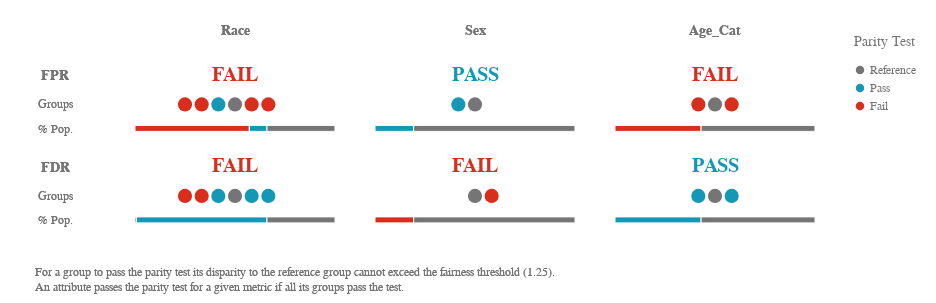

The notebook cell saved with this chart:
### Markdown cell above
# Aequitas Visualizations

### Code cell
ap.summary(bdf, metrics, fairness_threshold = disparity_tolerance)

### Figure 1 — Vega-Lite specification as saved in the notebook (floating-point values rounded to 4 significant figures)
{"config": {"view": {"continuousWidth": 400, "continuousHeight": 300, "strokeWidth": 0}, "legend": {"labelColor": "rgb(117,117,117)", "labelFont": "Arial", "labelFontSize": 12, "titleColor": "rgb(117,117,117)", "titleFont": "Arial", "titleFontSize": 14, "titleFontWeight": "normal", "titlePadding": 15}}, "vconcat": [{"hconcat": [{"vconcat": [{"mark": {"type": "text", "align": "center", "baseline": "middle", "color": "rgb(117,117,117)", "font": "Arial", "fontWeight": "bold", "size": 14}, "encoding": {"text": {"value": ""}}, "height": 32.25, "width": 80.0}, {"layer": [{"mark": {"type": "text", "align": "center", "baseline": "middle", "color": "rgb(117,117,117)", "font": "Arial", "fontWeight": "bold", "size": 14}, "encoding": {"text": {"value": "FPR"}, "y": {"type": "quantitative", "axis": {"domain": false, "grid": false, "labels": false, "ticks": false, "title": " "}, "field": "y_position", "scale": {"domain": [3, 1]}}}, "transform": [{"calculate": "1.2", "as": "y_position"}]}, {"mark": {"type": "text", "align": "center", "baseline": "middle", "color": "rgb(117,117,117)", "font": "Arial", "size": 12}, "encoding": {"text": {"value": "Groups"}, "y": {"type": "quantitative", "axis": {"domain": false, "grid": false, "labels": false, "ticks": false, "title": " "}, "field": "y_position", "scale": {"domain": [3, 1]}}}, "transform": [{"calculate": "2", "as": "y_position"}]}, {"mark": {"type": "text", "align": "center", "baseline": "middle", "color": "rgb(117,117,117)", "font": "Arial", "size": 12}, "encoding": {"text": {"value": "% Pop."}, "y": {"type": "quantitative", "axis": {"domain": false, "grid": false, "labels": false, "ticks": false, "title": " "}, "field": "y_position", "scale": {"domain": [3, 1]}}}, "transform": [{"calculate": "2.7", "as": "y_position"}]}], "height": 69.88, "width": 80.0}, {"layer": [{"mark": {"type": "text", "align": "center", "baseline": "middle", "color": "rgb(117,117,117)", "font": "Arial", "fontWeight": "bold", "size": 14}, "encoding": {"text": {"value": "FDR"}, "y": {"type": "quantitative", "axis": {"domain": false, "grid": false, "labels": false, "ticks": false, "title": " "}, "field": "y_position", "scale": {"domain": [3, 1]}}}, "transform": [{"calculate": "1.2", "as": "y_position"}]}, {"mark": {"type": "text", "align": "center", "baseline": "middle", "color": "rgb(117,117,117)", "font": "Arial", "size": 12}, "encoding": {"text": {"value": "Groups"}, "y": {"type": "quantitative", "axis": {"domain": false, "grid": false, "labels": false, "ticks": false, "title": " "}, "field": "y_position", "scale": {"domain": [3, 1]}}}, "transform": [{"calculate": "2", "as": "y_position"}]}, {"mark": {"type": "text", "align": "center", "baseline": "middle", "color": "rgb(117,117,117)", "font": "Arial", "size": 12}, "encoding": {"text": {"value": "% Pop."}, "y": {"type": "quantitative", "axis": {"domain": false, "grid": false, "labels": false, "ticks": false, "title": " "}, "field": "y_position", "scale": {"domain": [3, 1]}}}, "transform": [{"calculate": "2.7", "as": "y_position"}]}], "height": 69.88, "width": 80.0}], "bounds": "flush", "data": {"name": "data-79dd248bdaa0ea02c535240e8ad022c8"}, "spacing": 21.5}, {"hconcat": [{"vconcat": [{"data": {"name": "data-79dd248bdaa0ea02c535240e8ad022c8"}, "mark": {"type": "text", "align": "center", "baseline": "middle", "color": "rgb(117,117,117)", "font": "Arial", "fontWeight": "bold", "size": 14}, "encoding": {"text": {"value": "Race"}}, "height": 32.25, "width": 200.0}, {"layer": [{"data": {"name": "data-0648884f34076ca4404072fa7f837079"}, "mark": {"type": "text", "align": "center", "baseline": "middle", "font": "Arial", "fontWeight": "bold", "size": 20}, "encoding": {"color": {"type": "ordinal", "field": "parity_result", "legend": {"title": ""}, "scale": {"domain": ["Reference", "Pass", "Fail"], "range": ["rgb(117,117,117)", "rgb(20, 152, 181)", "rgb(217, 46, 28)"]}}, "text": {"value": "FAIL"}, "y": {"type": "quantitative", "axis": {"domain": false, "grid": false, "labels": false, "ticks": false, "title": " "}, "field": "y_position", "scale": {"domain": [3, 1]}}}, "transform": [{"calculate": "1", "as": "y_position"}]}, {"data": {"name": "data-e5c889fc3a7e6913d4b53ba1ab81db6e"}, "mark": {"type": "bar", "size": 6, "stroke": "white"}, "encoding": {"color": {"type": "ordinal", "field": "fpr_parity_result", "legend": {"padding": 20, "title": "Parity Test"}, "scale": {"domain": ["Reference", "Pass", "Fail"], "range": ["rgb(117,117,117)", "rgb(20, 152, 181)", "rgb(217, 46, 28)"]}}, "tooltip": [{"type": "nominal", "field": "fpr_parity_result", "title": "Parity"}, {"type": "nominal", "field": "tooltip_group_size", "title": "Size"}, {"type": "nominal", "field": "tooltip_groups_name_size", "title": "Groups"}], "x": {"type": "quantitative", "aggregate": "sum", "axis": {"domain": false, "grid": false, "labels": false, "ticks": false, "title": " "}, "field": "group_size", "stack": "normalize"}, "y": {"type": "quantitative", "axis": {"domain": false, "grid": false, "labels": false, "ticks": false, "title": " "}, "field": "y_position", "scale": {"domain": [3, 1]}}}, "transform": [{"calculate": "2.8", "as": "y_position"}]}, {"data": {"name": "data-2cba3c2e80ae48cf8c5008433f170832"}, "mark": {"type": "circle", "opacity": 1}, "encoding": {"color": {"type": "ordinal", "field": "fpr_parity_result", "legend": {"title": ""}, "scale": {"domain": ["Reference", "Pass", "Fail"], "range": ["rgb(117,117,117)", "rgb(20, 152, 181)", "rgb(217, 46, 28)"]}}, "size": {"value": 200}, "tooltip": [{"type": "nominal", "field": "attribute_value", "title": "Group"}, {"type": "nominal", "field": "tooltip_group_size", "title": "Group Size"}, {"type": "nominal", "field": "tooltip_parity_test_explanation_fpr", "title": "Parity Test"}, {"type": "nominal", "field": "tooltip_disparity_explanation_fpr", "title": "Disparity"}, {"type": "quantitative", "field": "fpr", "format": ".2f", "title": "FPR"}], "x": {"type": "quantitative", "axis": {"domain": false, "grid": false, "labels": false, "ticks": false, "title": " "}, "field": "fpr_disparity_rank", "scale": {"domain": [-6, 6], "nice": false}}, "y": {"type": "quantitative", "axis": {"domain": false, "grid": false, "labels": false, "ticks": false, "title": " "}, "field": "y_position", "scale": {"domain": [3, 1]}}}, "transform": [{"calculate": "2", "as": "y_position"}]}], "height": 69.88, "resolve": {"scale": {"x": "independent"}}, "width": 200.0}, {"layer": [{"data": {"name": "data-0648884f34076ca4404072fa7f837079"}, "mark": {"type": "text", "align": "center", "baseline": "middle", "font": "Arial", "fontWeight": "bold", "size": 20}, "encoding": {"color": {"type": "ordinal", "field": "parity_result", "legend": {"title": ""}, "scale": {"domain": ["Reference", "Pass", "Fail"], "range": ["rgb(117,117,117)", "rgb(20, 152, 181)", "rgb(217, 46, 28)"]}}, "text": {"value": "FAIL"}, "y": {"type": "quantitative", "axis": {"domain": false, "grid": false, "labels": false, "ticks": false, "title": " "}, "field": "y_position", "scale": {"domain": [3, 1]}}}, "transform": [{"calculate": "1", "as": "y_position"}]}, {"data": {"name": "data-044844bfbe0bddaeb30b6be75ec9e7f6"}, "mark": {"type": "bar", "size": 6, "stroke": "white"}, "encoding": {"color": {"type": "ordinal", "field": "fdr_parity_result", "legend": {"padding": 20, "title": "Parity Test"}, "scale": {"domain": ["Reference", "Pass", "Fail"], "range": ["rgb(117,117,117)", "rgb(20, 152, 181)", "rgb(217, 46, 28)"]}}, "tooltip": [{"type": "nominal", "field": "fdr_parity_result", "title": "Parity"}, {"type": "nominal", "field": "tooltip_group_size", "title": "Size"}, {"type": "nominal", "field": "tooltip_groups_name_size", "title": "Groups"}], "x": {"type": "quantitative", "aggregate": "sum", "axis": {"domain": false, "grid": false, "labels": false, "ticks": false, "title": " "}, "field": "group_size", "stack": "normalize"}, "y": {"type": "quantitative", "axis": {"domain": false, "grid": false, "labels": false, "ticks": false, "title": " "}, "field": "y_position", "scale": {"domain": [3, 1]}}}, "transform": [{"calculate": "2.8", "as": "y_position"}]}, {"data": {"name": "data-2cba3c2e80ae48cf8c5008433f170832"}, "mark": {"type": "circle", "opacity": 1}, "encoding": {"color": {"type": "ordinal", "field": "fdr_parity_result", "legend": {"title": ""}, "scale": {"domain": ["Reference", "Pass", "Fail"], "range": ["rgb(117,117,117)", "rgb(20, 152, 181)", "rgb(217, 46, 28)"]}}, "size": {"value": 200}, "tooltip": [{"type": "nominal", "field": "attribute_value", "title": "Group"}, {"type": "nominal", "field": "tooltip_group_size", "title": "Group Size"}, {"type": "nominal", "field": "tooltip_parity_test_explanation_fdr", "title": "Parity Test"}, {"type": "nominal", "field": "tooltip_disparity_explanation_fdr", "title": "Disparity"}, {"type": "quantitative", "field": "fdr", "format": ".2f", "title": "FDR"}], "x": {"type": "quantitative", "axis": {"domain": false, "grid": false, "labels": false, "ticks": false, "title": " "}, "field": "fdr_disparity_rank", "scale": {"domain": [-6, 6], "nice": false}}, "y": {"type": "quantitative", "axis": {"domain": false, "grid": false, "labels": false, "ticks": false, "title": " "}, "field": "y_position", "scale": {"domain": [3, 1]}}}, "transform": [{"calculate": "2", "as": "y_position"}]}], "height": 69.88, "resolve": {"scale": {"x": "independent"}}, "width": 200.0}], "bounds": "flush", "spacing": 21.5}, {"vconcat": [{"data": {"name": "data-79dd248bdaa0ea02c535240e8ad022c8"}, "mark": {"type": "text", "align": "center", "baseline": "middle", "color": "rgb(117,117,117)", "font": "Arial", "fontWeight": "bold", "size": 14}, "encoding": {"text": {"value": "Sex"}}, "height": 32.25, "width": 200.0}, {"layer": [{"data": {"name": "data-126d4ae515fac080ab56453e43289c66"}, "mark": {"type": "text", "align": "center", "baseline": "middle", "font": "Arial", "fontWeight": "bold", "size": 20}, "encoding": {"color": {"type": "ordinal", "field": "parity_result", "legend": {"title": ""}, "scale": {"domain": ["Reference", "Pass", "Fail"], "range": ["rgb(117,117,117)", "rgb(20, 152, 181)", "rgb(217, 46, 28)"]}}, "text": {"value": "PASS"}, "y": {"type": "quantitative", "axis": {"domain": false, "grid": false, "labels": false, "ticks": false, "title": " "}, "field": "y_position", "scale": {"domain": [3, 1]}}}, "transform": [{"calculate": "1", "as": "y_position"}]}, {"data": {"name": "data-669876db1a2e2819fe667e7a9ab6cfeb"}, "mark": {"type": "bar", "size": 6, "stroke": "white"}, "encoding": {"color": {"type": "ordinal", "field": "fpr_parity_result", "legend": {"padding": 20, "title": "Parity Test"}, "scale": {"domain": ["Reference", "Pass", "Fail"], "range": ["rgb(117,117,117)", "rgb(20, 152, 181)", "rgb(217, 46, 28)"]}}, "tooltip": [{"type": "nominal", "field": "fpr_parity_result", "title": "Parity"}, {"type": "nominal", "field": "tooltip_group_size", "title": "Size"}, {"type": "nominal", "field": "tooltip_groups_name_size", "title": "Groups"}], "x": {"type": "quantitative", "aggregate": "sum", "axis": {"domain": false, "grid": false, "labels": false, "ticks": false, "title": " "}, "field": "group_size", "stack": "normalize"}, "y": {"type": "quantitative", "axis": {"domain": false, "grid": false, "labels": false, "ticks": false, "title": " "}, "field": "y_position", "scale": {"domain": [3, 1]}}}, "transform": [{"calculate": "2.8", "as": "y_position"}]}, {"data": {"name": "data-c73440178a70acac58ecaa9a15b8e0a1"}, "mark": {"type": "circle", "opacity": 1}, "encoding": {"color": {"type": "ordinal", "field": "fpr_parity_result", "legend": {"title": ""}, "scale": {"domain": ["Reference", "Pass", "Fail"], "range": ["rgb(117,117,117)", "rgb(20, 152, 181)", "rgb(217, 46, 28)"]}}, "size": {"value": 200}, "tooltip": [{"type": "nominal", "field": "attribute_value", "title": "Group"}, {"type": "nominal", "field": "tooltip_group_size", "title": "Group Size"}, {"type": "nominal", "field": "tooltip_parity_test_explanation_fpr", "title": "Parity Test"}, {"type": "nominal", "field": "tooltip_disparity_explanation_fpr", "title": "Disparity"}, {"type": "quantitative", "field": "fpr", "format": ".2f", "title": "FPR"}], "x": {"type": "quantitative", "axis": {"domain": false, "grid": false, "labels": false, "ticks": false, "title": " "}, "field": "fpr_disparity_rank", "scale": {"domain": [-6, 6], "nice": false}}, "y": {"type": "quantitative", "axis": {"domain": false, "grid": false, "labels": false, "ticks": false, "title": " "}, "field": "y_position", "scale": {"domain": [3, 1]}}}, "transform": [{"calculate": "2", "as": "y_position"}]}], "height": 69.88, "resolve": {"scale": {"x": "independent"}}, "width": 200.0}, {"layer": [{"data": {"name": "data-0648884f34076ca4404072fa7f837079"}, "mark": {"type": "text", "align": "center", "baseline": "middle", "font": "Arial", "fontWeight": "bold", "size": 20}, "encoding": {"color": {"type": "ordinal", "field": "parity_result", "legend": {"title": ""}, "scale": {"domain": ["Reference", "Pass", "Fail"], "range": ["rgb(117,117,117)", "rgb(20, 152, 181)", "rgb(217, 46, 28)"]}}, "text": {"value": "FAIL"}, "y": {"type": "quantitative", "axis": {"domain": false, "grid": false, "labels": false, "ticks": false, "title": " "}, "field": "y_position", "scale": {"domain": [3, 1]}}}, "transform": [{"calculate": "1", "as": "y_position"}]}, {"data": {"name": "data-aa201ecef1357f2d5af6ab2e04f7748c"}, "mark": {"type": "bar", "size": 6, "stroke": "white"}, "encoding": {"color": {"type": "ordinal", "field": "fdr_parity_result", "legend": {"padding": 20, "title": "Parity Test"}, "scale": {"domain": ["Reference", "Pass", "Fail"], "range": ["rgb(117,117,117)", "rgb(20, 152, 181)", "rgb(217, 46, 28)"]}}, "tooltip": [{"type": "nominal", "field": "fdr_parity_result", "title": "Parity"}, {"type": "nominal", "field": "tooltip_group_size", "title": "Size"}, {"type": "nominal", "field": "tooltip_groups_name_size", "title": "Groups"}], "x": {"type": "quantitative", "aggregate": "sum", "axis": {"domain": false, "grid": false, "labels": false, "ticks": false, "title": " "}, "field": "group_size", "stack": "normalize"}, "y": {"type": "quantitative", "axis": {"domain": false, "grid": false, "labels": false, "ticks": false, "title": " "}, "field": "y_position", "scale": {"domain": [3, 1]}}}, "transform": [{"calculate": "2.8", "as": "y_position"}]}, {"data": {"name": "data-c73440178a70acac58ecaa9a15b8e0a1"}, "mark": {"type": "circle", "opacity": 1}, "encoding": {"color": {"type": "ordinal", "field": "fdr_parity_result", "legend": {"title": ""}, "scale": {"domain": ["Reference", "Pass", "Fail"], "range": ["rgb(117,117,117)", "rgb(20, 152, 181)", "rgb(217, 46, 28)"]}}, "size": {"value": 200}, "tooltip": [{"type": "nominal", "field": "attribute_value", "title": "Group"}, {"type": "nominal", "field": "tooltip_group_size", "title": "Group Size"}, {"type": "nominal", "field": "tooltip_parity_test_explanation_fdr", "title": "Parity Test"}, {"type": "nominal", "field": "tooltip_disparity_explanation_fdr", "title": "Disparity"}, {"type": "quantitative", "field": "fdr", "format": ".2f", "title": "FDR"}], "x": {"type": "quantitative", "axis": {"domain": false, "grid": false, "labels": false, "ticks": false, "title": " "}, "field": "fdr_disparity_rank", "scale": {"domain": [-6, 6], "nice": false}}, "y": {"type": "quantitative", "axis": {"domain": false, "grid": false, "labels": false, "ticks": false, "title": " "}, "field": "y_position", "scale": {"domain": [3, 1]}}}, "transform": [{"calculate": "2", "as": "y_position"}]}], "height": 69.88, "resolve": {"scale": {"x": "independent"}}, "width": 200.0}], "bounds": "flush", "spacing": 21.5}, {"vconcat": [{"data": {"name": "data-79dd248bdaa0ea02c535240e8ad022c8"}, "mark": {"type": "text", "align": "center", "baseline": "middle", "color": "rgb(117,117,117)", "font": "Arial", "fontWeight": "bold", "size": 14}, "encoding": {"text": {"value": "Age_Cat"}}, "height": 32.25, "width": 200.0}, {"layer": [{"data": {"name": "data-0648884f34076ca4404072fa7f837079"}, "mark": {"type": "text", "align": "center", "baseline": "middle", "font": "Arial", "fontWeight": "bold", "size": 20}, "encoding": {"color": {"type": "ordinal", "field": "parity_result", "legend": {"title": ""}, "scale": {"domain": ["Reference", "Pass", "Fail"], "range": ["rgb(117,117,117)", "rgb(20, 152, 181)", "rgb(217, 46, 28)"]}}, "text": {"value": "FAIL"}, "y": {"type": "quantitative", "axis": {"domain": false, "grid": false, "labels": false, "ticks": false, "title": " "}, "field": "y_position", "scale": {"domain": [3, 1]}}}, "transform": [{"calculate": "1", "as": "y_position"}]}, {"data": {"name": "data-3b140241c996e724b1cbf24bacf492d2"}, "mark": {"type": "bar", "size": 6, "stroke": "white"}, "encoding": {"color": {"type": "ordinal", "field": "fpr_parity_result", "legend": {"padding": 20, "title": "Parity Test"}, "scale": {"domain": ["Reference", "Pass", "Fail"], "range": ["rgb(117,117,117)", "rgb(20, 152, 181)", "rgb(217, 46, 28)"]}}, "tooltip": [{"type": "nominal", "field": "fpr_parity_result", "title": "Parity"}, {"type": "nominal", "field": "tooltip_group_size", "title": "Size"}, {"type": "nominal", "field": "tooltip_groups_name_size", "title": "Groups"}], "x": {"type": "quantitative", "aggregate": "sum", "axis": {"domain": false, "grid": false, "labels": false, "ticks": false, "title": " "}, "field": "group_size", "stack": "normalize"}, "y": {"type": "quantitative", "axis": {"domain": false, "grid": false, "labels": false, "ticks": false, "title": " "}, "field": "y_position", "scale": {"domain": [3, 1]}}}, "transform": [{"calculate": "2.8", "as": "y_position"}]}, {"data": {"name": "data-c60faa53c4c11d8156ab4a5f996470c1"}, "mark": {"type": "circle", "opacity": 1}, "encoding": {"color": {"type": "ordinal", "field": "fpr_parity_result", "legend": {"title": ""}, "scale": {"domain": ["Reference", "Pass", "Fail"], "range": ["rgb(117,117,117)", "rgb(20, 152, 181)", "rgb(217, 46, 28)"]}}, "size": {"value": 200}, "tooltip": [{"type": "nominal", "field": "attribute_value", "title": "Group"}, {"type": "nominal", "field": "tooltip_group_size", "title": "Group Size"}, {"type": "nominal", "field": "tooltip_parity_test_explanation_fpr", "title": "Parity Test"}, {"type": "nominal", "field": "tooltip_disparity_explanation_fpr", "title": "Disparity"}, {"type": "quantitative", "field": "fpr", "format": ".2f", "title": "FPR"}], "x": {"type": "quantitative", "axis": {"domain": false, "grid": false, "labels": false, "ticks": false, "title": " "}, "field": "fpr_disparity_rank", "scale": {"domain": [-6, 6], "nice": false}}, "y": {"type": "quantitative", "axis": {"domain": false, "grid": false, "labels": false, "ticks": false, "title": " "}, "field": "y_position", "scale": {"domain": [3, 1]}}}, "transform": [{"calculate": "2", "as": "y_position"}]}], "height": 69.88, "resolve": {"scale": {"x": "independent"}}, "width": 200.0}, {"layer": [{"data": {"name": "data-126d4ae515fac080ab56453e43289c66"}, "mark": {"type": "text", "align": "center", "baseline": "middle", "font": "Arial", "fontWeight": "bold", "size": 20}, "encoding": {"color": {"type": "ordinal", "field": "parity_result", "legend": {"title": ""}, "scale": {"domain": ["Reference", "Pass", "Fail"], "range": ["rgb(117,117,117)", "rgb(20, 152, 181)", "rgb(217, 46, 28)"]}}, "text": {"value": "PASS"}, "y": {"type": "quantitative", "axis": {"domain": false, "grid": false, "labels": false, "ticks": false, "title": " "}, "field": "y_position", "scale": {"domain": [3, 1]}}}, "transform": [{"calculate": "1", "as": "y_position"}]}, {"data": {"name": "data-e083016bbf5a85805a1d4e5e45cd71c8"}, "mark": {"type": "bar", "size": 6, "stroke": "white"}, "encoding": {"color": {"type": "ordinal", "field": "fdr_parity_result", "legend": {"padding": 20, "title": "Parity Test"}, "scale": {"domain": ["Reference", "Pass", "Fail"], "range": ["rgb(117,117,117)", "rgb(20, 152, 181)", "rgb(217, 46, 28)"]}}, "tooltip": [{"type": "nominal", "field": "fdr_parity_result", "title": "Parity"}, {"type": "nominal", "field": "tooltip_group_size", "title": "Size"}, {"type": "nominal", "field": "tooltip_groups_name_size", "title": "Groups"}], "x": {"type": "quantitative", "aggregate": "sum", "axis": {"domain": false, "grid": false, "labels": false, "ticks": false, "title": " "}, "field": "group_size", "stack": "normalize"}, "y": {"type": "quantitative", "axis": {"domain": false, "grid": false, "labels": false, "ticks": false, "title": " "}, "field": "y_position", "scale": {"domain": [3, 1]}}}, "transform": [{"calculate": "2.8", "as": "y_position"}]}, {"data": {"name": "data-c60faa53c4c11d8156ab4a5f996470c1"}, "mark": {"type": "circle", "opacity": 1}, "encoding": {"color": {"type": "ordinal", "field": "fdr_parity_result", "legend": {"title": ""}, "scale": {"domain": ["Reference", "Pass", "Fail"], "range": ["rgb(117,117,117)", "rgb(20, 152, 181)", "rgb(217, 46, 28)"]}}, "size": {"value": 200}, "tooltip": [{"type": "nominal", "field": "attribute_value", "title": "Group"}, {"type": "nominal", "field": "tooltip_group_size", "title": "Group Size"}, {"type": "nominal", "field": "tooltip_parity_test_explanation_fdr", "title": "Parity Test"}, {"type": "nominal", "field": "tooltip_disparity_explanation_fdr", "title": "Disparity"}, {"type": "quantitative", "field": "fdr", "format": ".2f", "title": "FDR"}], "x": {"type": "quantitative", "axis": {"domain": false, "grid": false, "labels": false, "ticks": false, "title": " "}, "field": "fdr_disparity_rank", "scale": {"domain": [-6, 6], "nice": false}}, "y": {"type": "quantitative", "axis": {"domain": false, "grid": false, "labels": false, "ticks": false, "title": " "}, "field": "y_position", "scale": {"domain": [3, 1]}}}, "transform": [{"calculate": "2", "as": "y_position"}]}], "height": 69.88, "resolve": {"scale": {"x": "independent"}}, "width": 200.0}], "bounds": "flush", "spacing": 21.5}], "bounds": "flush", "spacing": 240.0}], "bounds": "flush", "spacing": 120.0}, {"layer": [{"mark": {"type": "text", "align": "left", "baseline": "top", "fill": "rgb(117,117,117)", "font": "Arial", "fontSize": 12, "fontWeight": "normal"}, "encoding": {"text": {"value": "For a group to pass the parity test its disparity to the reference group cannot exceed the fairness threshold (1.25)."}, "x": {"value": 20.0}, "y": {"value": 0}}}, {"mark": {"type": "text", "align": "left", "baseline": "top", "fill": "rgb(117,117,117)", "font": "Arial", "fontSize": 12, "fontWeight": "normal"}, "encoding": {"text": {"value": "An attribute passes the parity test for a given metric if all its groups pass the test."}, "x": {"value": 20.0}, "y": {"value": 15.0}}}], "data": {"name": "data-79dd248bdaa0ea02c535240e8ad022c8"}}], "padding": {"top": 15, "bottom": 10}, "$schema": "https://vega.github.io/schema/vega-lite/v4.8.1.json", "datasets": {"data-79dd248bdaa0ea02c535240e8ad022c8": [{"a": 1, "b": 0}, {"a": 1, "b": 0}], "data-0648884f34076ca4404072fa7f837079": [{"parity_result": "Fail"}], "data-e5c889fc3a7e6913d4b53ba1ab81db6e": [{"fpr_parity_result": "Fail", "attribute_name": "race", "total_entities": 7214, "group_size": 4123, "tooltip_groups_name_size": "African-American (3,696), Asian (32), Native American (18), Other (377)", "tooltip_group_size": "4,123 (57.15%)"}, {"fpr_parity_result": "Pass", "attribute_name": "race", "total_entities": 7214, "group_size": 637, "tooltip_groups_name_size": "Hispanic (637)", "tooltip_group_size": "637 (8.83%)"}, {"fpr_parity_result": "Reference", "attribute_name": "race", "total_entities": 7214, "group_size": 2454, "tooltip_groups_name_size": "Caucasian (2,454)", "tooltip_group_size": "2,454 (34.02%)"}], "data-2cba3c2e80ae48cf8c5008433f170832": [{"attribute_name": "race", "attribute_value": "African-American", "group_size": 3696, "total_entities": 7214, "ref_group_value": "Caucasian", "fpr": 0.4485, "fdr": 0.3703, "fpr_disparity": 1.912, "fdr_disparity": 0.9061, "fpr_disparity_scaled": 0.9121, "fpr_parity_result": "Fail", "tooltip_parity_test_explanation_fpr": "Fail. Above fairness threshold of 1.25", "tooltip_disparity_explanation_fpr": "1.91 times larger FPR than the reference group", "tooltip_group_size": "3,696 (51.23%)", "fpr_disparity_rank": 2.0, "group_size_formatted": "3,696", "tooltip_groups_name_size": "African-American (3,696)", "fdr_disparity_scaled": -0.1036, "fdr_parity_result": "Pass", "tooltip_parity_test_explanation_fdr": "Pass. Below fairness threshold of 1.25", "tooltip_disparity_explanation_fdr": "1.10 times smaller FDR than the reference group", "fdr_disparity_rank": -1.0}, {"attribute_name": "race", "attribute_value": "Asian", "group_size": 32, "total_entities": 7214, "ref_group_value": "Caucasian", "fpr": 0.08696, "fdr": 0.25, "fpr_disparity": 0.3707, "fdr_disparity": 0.6117, "fpr_disparity_scaled": -1.697, "fpr_parity_result": "Fail", "tooltip_parity_test_explanation_fpr": "Fail. Above fairness threshold of 1.25", "tooltip_disparity_explanation_fpr": "2.70 times smaller FPR than the reference group", "tooltip_group_size": "32 (0.44%)", "fpr_disparity_rank": -3.0, "group_size_formatted": "32", "tooltip_groups_name_size": "Asian (32)", "fdr_disparity_scaled": -0.6347, "fdr_parity_result": "Fail", "tooltip_parity_test_explanation_fdr": "Fail. Above fairness threshold of 1.25", "tooltip_disparity_explanation_fdr": "1.63 times smaller FDR than the reference group", "fdr_disparity_rank": -3.0}, {"attribute_name": "race", "attribute_value": "Caucasian", "group_size": 2454, "total_entities": 7214, "ref_group_value": "Caucasian", "fpr": 0.2345, "fdr": 0.4087, "fpr_disparity": 1.0, "fdr_disparity": 1.0, "fpr_disparity_scaled": 0.0, "fpr_parity_result": "Reference", "tooltip_parity_test_explanation_fpr": "Reference group", "tooltip_disparity_explanation_fpr": "Reference group", "tooltip_group_size": "2,454 (34.02%)", "fpr_disparity_rank": 0.0, "group_size_formatted": "2,454", "tooltip_groups_name_size": "Caucasian (2,454)", "fdr_disparity_scaled": 0.0, "fdr_parity_result": "Reference", "tooltip_parity_test_explanation_fdr": "Reference group", "tooltip_disparity_explanation_fdr": "Reference group", "fdr_disparity_rank": 0.0}, {"attribute_name": "race", "attribute_value": "Hispanic", "group_size": 637, "total_entities": 7214, "ref_group_value": "Caucasian", "fpr": 0.2148, "fdr": 0.4579, "fpr_disparity": 0.9159, "fdr_disparity": 1.12, "fpr_disparity_scaled": -0.09184, "fpr_parity_result": "Pass", "tooltip_parity_test_explanation_fpr": "Pass. Below fairness threshold of 1.25", "tooltip_disparity_explanation_fpr": "1.09 times smaller FPR than the reference group", "tooltip_group_size": "637 (8.83%)", "fpr_disparity_rank": -1.0, "group_size_formatted": "637", "tooltip_groups_name_size": "Hispanic (637)", "fdr_disparity_scaled": 0.1205, "fdr_parity_result": "Pass", "tooltip_parity_test_explanation_fdr": "Pass. Below fairness threshold of 1.25", "tooltip_disparity_explanation_fdr": "1.12 times larger FDR than the reference group", "fdr_disparity_rank": 2.0}, {"attribute_name": "race", "attribute_value": "Native American", "group_size": 18, "total_entities": 7214, "ref_group_value": "Caucasian", "fpr": 0.375, "fdr": 0.25, "fpr_disparity": 1.599, "fdr_disparity": 0.6117, "fpr_disparity_scaled": 0.5989, "fpr_parity_result": "Fail", "tooltip_parity_test_explanation_fpr": "Fail. Above fairness threshold of 1.25", "tooltip_disparity_explanation_fpr": "1.60 times larger FPR than the reference group", "tooltip_group_size": "18 (0.25%)", "fpr_disparity_rank": 1.0, "group_size_formatted": "18", "tooltip_groups_name_size": "Native American (18)", "fdr_disparity_scaled": -0.6347, "fdr_parity_result": "Fail", "tooltip_parity_test_explanation_fdr": "Fail. Above fairness threshold of 1.25", "tooltip_disparity_explanation_fdr": "1.63 times smaller FDR than the reference group", "fdr_disparity_rank": -2.0}, {"attribute_name": "race", "attribute_value": "Other", "group_size": 377, "total_entities": 7214, "ref_group_value": "Caucasian", "fpr": 0.1475, "fdr": 0.4557, "fpr_disparity": 0.6291, "fdr_disparity": 1.115, "fpr_disparity_scaled": -0.5897, "fpr_parity_result": "Fail", "tooltip_parity_test_explanation_fpr": "Fail. Above fairness threshold of 1.25", "tooltip_disparity_explanation_fpr": "1.59 times smaller FPR than the reference group", "tooltip_group_size": "377 (5.23%)", "fpr_disparity_rank": -2.0, "group_size_formatted": "377", "tooltip_groups_name_size": "Other (377)", "fdr_disparity_scaled": 0.1151, "fdr_parity_result": "Pass", "tooltip_parity_test_explanation_fdr": "Pass. Below fairness threshold of 1.25", "tooltip_disparity_explanation_fdr": "1.12 times larger FDR than the reference group", "fdr_disparity_rank": 1.0}], "data-044844bfbe0bddaeb30b6be75ec9e7f6": [{"fdr_parity_result": "Fail", "attribute_name": "race", "total_entities": 7214, "group_size": 50, "tooltip_groups_name_size": "Asian (32), Native American (18)", "tooltip_group_size": "50 (0.69%)"}, {"fdr_parity_result": "Pass", "attribute_name": "race", "total_entities": 7214, "group_size": 4710, "tooltip_groups_name_size": "African-American (3,696), Hispanic (637), Other (377)", "tooltip_group_size": "4,710 (65.29%)"}, {"fdr_parity_result": "Reference", "attribute_name": "race", "total_entities": 7214, "group_size": 2454, "tooltip_groups_name_size": "Caucasian (2,454)", "tooltip_group_size": "2,454 (34.02%)"}], "data-126d4ae515fac080ab56453e43289c66": [{"parity_result": "Pass"}], "data-669876db1a2e2819fe667e7a9ab6cfeb": [{"fpr_parity_result": "Pass", "attribute_name": "sex", "total_entities": 7214, "group_size": 1395, "tooltip_groups_name_size": "Female (1,395)", "tooltip_group_size": "1,395 (19.34%)"}, {"fpr_parity_result": "Reference", "attribute_name": "sex", "total_entities": 7214, "group_size": 5819, "tooltip_groups_name_size": "Male (5,819)", "tooltip_group_size": "5,819 (80.66%)"}], "data-c73440178a70acac58ecaa9a15b8e0a1": [{"attribute_name": "sex", "attribute_value": "Female", "group_size": 1395, "total_entities": 7214, "ref_group_value": "Male", "fpr": 0.3211, "fdr": 0.4873, "fpr_disparity": 0.9903, "fdr_disparity": 1.336, "fpr_disparity_scaled": -0.009751, "fpr_parity_result": "Pass", "tooltip_parity_test_explanation_fpr": "Pass. Below fairness threshold of 1.25", "tooltip_disparity_explanation_fpr": "1.01 times smaller FPR than the reference group", "tooltip_group_size": "1,395 (19.34%)", "fpr_disparity_rank": -1.0, "group_size_formatted": "1,395", "tooltip_groups_name_size": "Female (1,395)", "fdr_disparity_scaled": 0.3364, "fdr_parity_result": "Fail", "tooltip_parity_test_explanation_fdr": "Fail. Above fairness threshold of 1.25", "tooltip_disparity_explanation_fdr": "1.34 times larger FDR than the reference group", "fdr_disparity_rank": 1.0}, {"attribute_name": "sex", "attribute_value": "Male", "group_size": 5819, "total_entities": 7214, "ref_group_value": "Male", "fpr": 0.3242, "fdr": 0.3646, "fpr_disparity": 1.0, "fdr_disparity": 1.0, "fpr_disparity_scaled": 0.0, "fpr_parity_result": "Reference", "tooltip_parity_test_explanation_fpr": "Reference group", "tooltip_disparity_explanation_fpr": "Reference group", "tooltip_group_size": "5,819 (80.66%)", "fpr_disparity_rank": 0.0, "group_size_formatted": "5,819", "tooltip_groups_name_size": "Male (5,819)", "fdr_disparity_scaled": 0.0, "fdr_parity_result": "Reference", "tooltip_parity_test_explanation_fdr": "Reference group", "tooltip_disparity_explanation_fdr": "Reference group", "fdr_disparity_rank": 0.0}], "data-aa201ecef1357f2d5af6ab2e04f7748c": [{"fdr_parity_result": "Fail", "attribute_name": "sex", "total_entities": 7214, "group_size": 1395, "tooltip_groups_name_size": "Female (1,395)", "tooltip_group_size": "1,395 (19.34%)"}, {"fdr_parity_result": "Reference", "attribute_name": "sex", "total_entities": 7214, "group_size": 5819, "tooltip_groups_name_size": "Male (5,819)", "tooltip_group_size": "5,819 (80.66%)"}], "data-3b140241c996e724b1cbf24bacf492d2": [{"fpr_parity_result": "Fail", "attribute_name": "age_cat", "total_entities": 7214, "group_size": 3105, "tooltip_groups_name_size": "Greater than 45 (1,576), Less than 25 (1,529)", "tooltip_group_size": "3,105 (43.04%)"}, {"fpr_parity_result": "Reference", "attribute_name": "age_cat", "total_entities": 7214, "group_size": 4109, "tooltip_groups_name_size": "25 - 45 (4,109)", "tooltip_group_size": "4,109 (56.96%)"}], "data-c60faa53c4c11d8156ab4a5f996470c1": [{"attribute_name": "age_cat", "attribute_value": "25 - 45", "group_size": 4109, "total_entities": 7214, "ref_group_value": "25 - 45", "fpr": 0.3338, "fdr": 0.3851, "fpr_disparity": 1.0, "fdr_disparity": 1.0, "fpr_disparity_scaled": 0.0, "fpr_parity_result": "Reference", "tooltip_parity_test_explanation_fpr": "Reference group", "tooltip_disparity_explanation_fpr": "Reference group", "tooltip_group_size": "4,109 (56.96%)", "fpr_disparity_rank": 0.0, "group_size_formatted": "4,109", "tooltip_groups_name_size": "25 - 45 (4,109)", "fdr_disparity_scaled": 0.0, "fdr_parity_result": "Reference", "tooltip_parity_test_explanation_fdr": "Reference group", "tooltip_disparity_explanation_fdr": "Reference group", "fdr_disparity_rank": 0.0}, {"attribute_name": "age_cat", "attribute_value": "Greater than 45", "group_size": 1576, "total_entities": 7214, "ref_group_value": "25 - 45", "fpr": 0.1679, "fdr": 0.4594, "fpr_disparity": 0.503, "fdr_disparity": 1.193, "fpr_disparity_scaled": -0.9879, "fpr_parity_result": "Fail", "tooltip_parity_test_explanation_fpr": "Fail. Above fairness threshold of 1.25", "tooltip_disparity_explanation_fpr": "1.99 times smaller FPR than the reference group", "tooltip_group_size": "1,576 (21.85%)", "fpr_disparity_rank": -1.0, "group_size_formatted": "1,576", "tooltip_groups_name_size": "Greater than 45 (1,576)", "fdr_disparity_scaled": 0.1928, "fdr_parity_result": "Pass", "tooltip_parity_test_explanation_fdr": "Pass. Below fairness threshold of 1.25", "tooltip_disparity_explanation_fdr": "1.19 times larger FDR than the reference group", "fdr_disparity_rank": 1.0}, {"attribute_name": "age_cat", "attribute_value": "Less than 25", "group_size": 1529, "total_entities": 7214, "ref_group_value": "25 - 45", "fpr": 0.5414, "fdr": 0.3604, "fpr_disparity": 1.622, "fdr_disparity": 0.9357, "fpr_disparity_scaled": 0.6219, "fpr_parity_result": "Fail", "tooltip_parity_test_explanation_fpr": "Fail. Above fairness threshold of 1.25", "tooltip_disparity_explanation_fpr": "1.62 times larger FPR than the reference group", "tooltip_group_size": "1,529 (21.19%)", "fpr_disparity_rank": 1.0, "group_size_formatted": "1,529", "tooltip_groups_name_size": "Less than 25 (1,529)", "fdr_disparity_scaled": -0.06875, "fdr_parity_result": "Pass", "tooltip_parity_test_explanation_fdr": "Pass. Below fairness threshold of 1.25", "tooltip_disparity_explanation_fdr": "1.07 times smaller FDR than the reference group", "fdr_disparity_rank": -1.0}], "data-e083016bbf5a85805a1d4e5e45cd71c8": [{"fdr_parity_result": "Pass", "attribute_name": "age_cat", "total_entities": 7214, "group_size": 3105, "tooltip_groups_name_size": "Greater than 45 (1,576), Less than 25 (1,529)", "tooltip_group_size": "3,105 (43.04%)"}, {"fdr_parity_result": "Reference", "attribute_name": "age_cat", "total_entities": 7214, "group_size": 4109, "tooltip_groups_name_size": "25 - 45 (4,109)", "tooltip_group_size": "4,109 (56.96%)"}]}}
